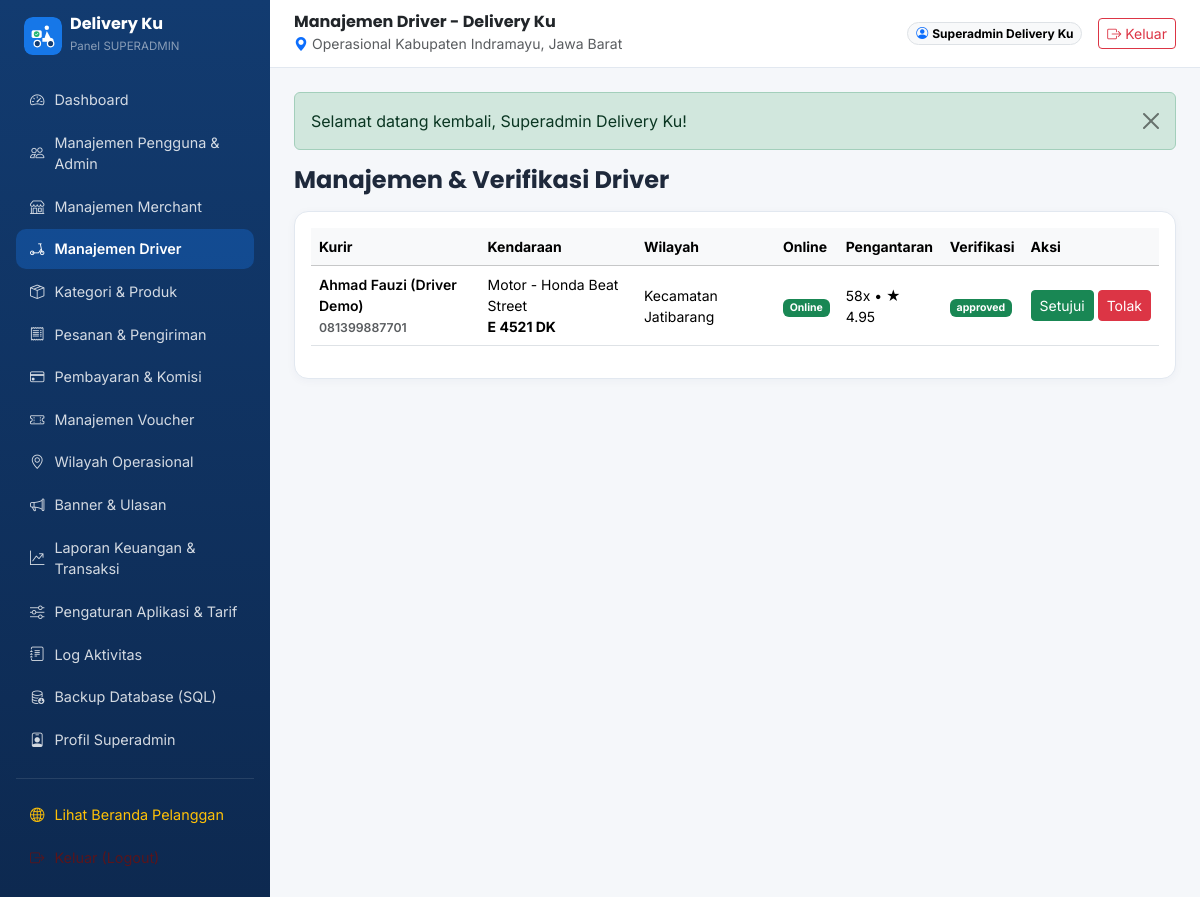
The app's page /index.php?route=superadmin/drivers (signed in) with its own data.
### tables this page shows
CREATE TABLE IF NOT EXISTS `drivers` (
    `id` BIGINT UNSIGNED AUTO_INCREMENT PRIMARY KEY,
    `user_id` BIGINT UNSIGNED NOT NULL UNIQUE,
    `district_id` INT UNSIGNED NULL,
    `vehicle_type` ENUM('Motor','Mobil','Sepeda Listrik') NOT NULL DEFAULT 'Motor',
    `vehicle_brand` VARCHAR(100) NULL,
    `license_plate` VARCHAR(30) NOT NULL,
    `is_online` TINYINT(1) NOT NULL DEFAULT 0,
    `verification_status` ENUM('pending','approved','rejected') NOT NULL DEFAULT 'pending',
    `verification_notes` TEXT NULL,
    `rating_avg` DECIMAL(3,2) NOT NULL DEFAULT 5.00,
    `total_deliveries` INT UNSIGNED NOT NULL DEFAULT 0,
    `current_lat` DECIMAL(10,7) NULL,
    `current_lng` DECIMAL(10,7) NULL,
    `is_demo` TINYINT(1) NOT NULL DEFAULT 0,
    `created_at` TIMESTAMP DEFAULT CURRENT_TIMESTAMP,
    `updated_at` TIMESTAMP DEFAULT CURRENT_TIMESTAMP ON UPDATE CURRENT_TIMESTAMP,
    `deleted_at` TIMESTAMP NULL DEFAULT NULL,
    INDEX `idx_driver_online` (`is_online`, `verification_status`),
    CONSTRAINT `fk_driver_user` FOREIGN KEY (`user_id`) REFERENCES `users`(`id`) ON DELETE CASCADE,
    CONSTRAINT `fk_driver_district` FOREIGN KEY (`district_id`) REFERENCES `districts`(`id`) ON DELETE SET NULL
);

CREATE TABLE IF NOT EXISTS `users` (
    `id` BIGINT UNSIGNED AUTO_INCREMENT PRIMARY KEY,
    `role_id` INT UNSIGNED NOT NULL,
    `full_name` VARCHAR(150) NOT NULL,
    `email` VARCHAR(150) NOT NULL UNIQUE,
    `phone` VARCHAR(25) NOT NULL,
    `password_hash` VARCHAR(255) NOT NULL,
    `avatar_path` VARCHAR(255) NULL,
    `status` ENUM('active','inactive','suspended','pending') NOT NULL DEFAULT 'active',
    `is_demo` TINYINT(1) NOT NULL DEFAULT 0,
    `reset_token` VARCHAR(120) NULL,
    `reset_expires_at` DATETIME NULL,
    `last_login_at` DATETIME NULL,
    `created_at` TIMESTAMP DEFAULT CURRENT_TIMESTAMP,
    `updated_at` TIMESTAMP DEFAULT CURRENT_TIMESTAMP ON UPDATE CURRENT_TIMESTAMP,
    `deleted_at` TIMESTAMP NULL DEFAULT NULL,
    INDEX `idx_users_role` (`role_id`),
    INDEX `idx_users_status` (`status`),
    CONSTRAINT `fk_users_role` FOREIGN KEY (`role_id`) REFERENCES `roles`(`id`)
);

CREATE TABLE IF NOT EXISTS `districts` (
    `id` INT UNSIGNED AUTO_INCREMENT PRIMARY KEY,
    `regency_name` VARCHAR(100) NOT NULL DEFAULT 'Kabupaten Indramayu',
    `province_name` VARCHAR(100) NOT NULL DEFAULT 'Jawa Barat',
    `name` VARCHAR(120) NOT NULL,
    `postal_code` VARCHAR(10) NULL,
    `latitude` DECIMAL(10,7) NULL,
    `longitude` DECIMAL(10,7) NULL,
    `base_delivery_fee` DECIMAL(12,2) NOT NULL DEFAULT 6000.00,
    `per_km_fee` DECIMAL(12,2) NOT NULL DEFAULT 2500.00,
    `is_active` TINYINT(1) NOT NULL DEFAULT 1,
    `created_at` TIMESTAMP DEFAULT CURRENT_TIMESTAMP,
    `updated_at` TIMESTAMP DEFAULT CURRENT_TIMESTAMP ON UPDATE CURRENT_TIMESTAMP,
    `deleted_at` TIMESTAMP NULL DEFAULT NULL,
    UNIQUE KEY `uq_district_regency` (`regency_name`, `name`),
    INDEX `idx_district_active` (`is_active`)
);

### htdocs/app/controllers/SuperadminController.php (called while the page is built, shortened)
<?php
final class SuperadminController
{
    public function drivers(): void
    {
        $pdo = Database::connection();
        $drivers = $pdo->query(
            'SELECT drv.*, u.full_name, u.email, u.phone, d.name AS district_name
             FROM drivers drv
             JOIN users u ON u.id=drv.user_id
             LEFT JOIN districts d ON d.id=drv.district_id
             WHERE drv.deleted_at IS NULL ORDER BY drv.id DESC'
        )->fetchAll();
        render_view('superadmin/drivers', ['drivers' => $drivers, 'pageTitle' => 'Manajemen Driver - Delivery Ku'], 'dashboard_shell');
    }
}

### htdocs/index.php (called while the page is built, shortened)
<?php
$routes = require BASE_PATH . '/routes/web.php';
$route = trim((string)($_GET['route'] ?? ''), '/');
$handler = $routes[$route];
$isPost = ($_SERVER['REQUEST_METHOD'] ?? 'GET') === 'POST';
if ($isPost && isset($handler[2], $handler[3])) {
    $controllerClass = $handler[2];
    $method = $handler[3];
} else {
    $method = $handler[1];
}
$controller = new $controllerClass();
$controller->{$method}();

### htdocs/resources/views/superadmin/drivers.php (the view, shortened to what this page needs)
<h4 class="fw-bold mb-3">Manajemen & Verifikasi Driver</h4>
<div class="dk-card p-3">
    <div class="table-responsive">
        <table class="table table-hover align-middle small">
            <thead class="table-light"><tr><th>Kurir</th><th>Kendaraan</th><th>Wilayah</th><th>Online</th><th>Pengantaran</th><th>Verifikasi</th><th>Aksi</th></tr></thead>
            <tbody>
            <?php foreach ($drivers as $d): ?>
                <tr>
                    <td class="fw-semibold"><?= e($d['full_name']) ?><br><small class="text-muted"><?= e($d['phone']) ?></small></td>
                    <td><?= e($d['vehicle_type']) ?> - <?= e($d['vehicle_brand']) ?><br><strong><?= e($d['license_plate']) ?></strong></td>
                    <td><?= e($d['district_name'] ?? '-') ?></td>
                    <td><span class="badge text-bg-<?= $d['is_online'] ? 'success' : 'secondary' ?>"><?= $d['is_online'] ? 'Online' : 'Offline' ?></span></td>
                    <td><?= (int)$d['total_deliveries'] ?>x • ★ <?= e((string)$d['rating_avg']) ?></td>
                    <td><span class="badge text-bg-<?= $d['verification_status'] === 'approved' ? 'success' : ($d['verification_status'] === 'rejected' ? 'danger' : 'warning') ?>"><?= e($d['verification_status']) ?></span></td>
                    <td>
                        <form method="POST" class="d-flex gap-1">
                            <button name="status" value="approved" class="btn btn-success btn-sm">Setujui</button>
                            <button name="status" value="rejected" class="btn btn-danger btn-sm">Tolak</button>
                        </form>
                    </td>
                </tr>
            <?php endforeach; ?>
            </tbody>
        </table>
    </div>
</div>

### htdocs/public/assets/css/deliveryku.css (style rules this page uses)
:root { --dk-blue: #1677E8; --dk-navy: #123B70; --dk-white: #FFFFFF; --dk-bg: #F5F7FA; --dk-green: #22B573; --dk-border: #E2E8F0; }
body { font-family: 'Inter', 'Poppins', system-ui, -apple-system, sans-serif; background-color: var(--dk-bg); color: #1E293B; }
h1, h2, h3, h4, h5, h6, .brand-font { font-family: 'Poppins', 'Inter', sans-serif; }
.dk-card { border: 1px solid var(--dk-border); border-radius: 14px; box-shadow: 0 2px 10px rgba(18, 59, 112, 0.04); background: #fff; }

### records on screen
drivers: user.full_name "Ahmad Fauzi (Driver Demo)", user.phone "081399887701", vehicle_type "Motor", vehicle_brand "Honda Beat Street", license_plate "E 4521 DK", district.name "Kecamatan Jatibarang", is_online "Online", total_deliveries "58", rating_avg "4.95", verification_status "approved"

### other values on screen
$role "SUPERADMIN"
$m['label'] "Dashboard"
$m['label'] "Manajemen Pengguna & Admin"
$m['label'] "Manajemen Merchant"
$m['label'] "Manajemen Driver"
$m['label'] "Kategori & Produk"
$m['label'] "Pesanan & Pengiriman"
$m['label'] "Pembayaran & Komisi"
$m['label'] "Manajemen Voucher"
$m['label'] "Wilayah Operasional"
$m['label'] "Banner & Ulasan"
$m['label'] "Laporan Keuangan & Transaksi"
$m['label'] "Pengaturan Aplikasi & Tarif"
$m['label'] "Log Aktivitas"
$m['label'] "Backup Database (SQL)"
